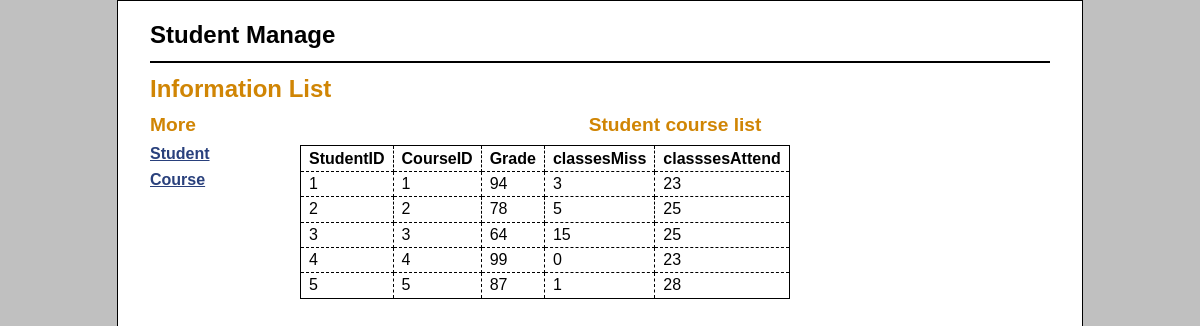
The page /studentcourse.php on the database its author committed.
### tables this page shows
CREATE TABLE `studentcourse` (
  `studentID` int,
  `courseID` int,
  `grade` Decimal,
  `classesMiss` int,
  `classesAttend` int,
  CONSTRAINT studentcourse_Students FOREIGN KEY (studentID) REFERENCES Students(studentID),
  CONSTRAINT studentcourse_Courses FOREIGN KEY (courseID) REFERENCES Courses(courseID)
);

### studentcourse.php (the view, shortened to what this page needs)
<?php
require('db.php');
try{
$qry = 'SELECT * from studentcourse ORDER by studentID;';
$statement = $db->prepare($qry);
$statement->execute();
$result = $statement->fetchAll();
}
catch(PDOException $e) {
        include('db_error.php');
    exit();
}
?>
<!DOCTYPE html>
<html>
<head>
    <link rel="stylesheet" type="text/css" href="main.css" />
</head>
<body>
<header><h1>Student  Manage</h1></header>
<main>
    <h1>Information List</h1>
    <aside>
        <h2>More</h2>
        <nav>
        <ul>
        <li><a href="index.php"> Student </a></li>
          <li> <a href="Course.php">Course </a></li>
        </ul>
        </nav>
</aside>
        <h2 class="head">Student course list </h2>
        <table>
            <tr>
                <th>StudentID</th>
                <th>CourseID</th>
                <th class="right">Grade</th>
                <th>classesMiss</th>
                <th>classsesAttend</th>
            </tr>
            <?php foreach($result as $r) : ?>
    <tr>
        <td><?php echo $r['studentID']; ?></td>
        <td><?php echo $r['courseID']; ?></td>
        <td><?php echo $r['grade']; ?></td>
        <td><?php echo $r['classesMiss']; ?></td>
        <td><?php echo $r['classesAttend']; ?></td>
</tr>
<?php endforeach; ?>
    </table>
    </main>
</body>
</html>

### main.css (style rules this page uses)
html { background-color: rgb(192, 192, 192); }
body { margin-top: 0; font-family: Arial, Helvetica, sans-serif; width: 900px; margin: 0 auto; background-color: white; border: 1px solid black; padding: .5em 2em; height: 760px; }
header { margin: 0; border-bottom: 2px solid black; }
header h1 { margin: 0; padding: .5em 0; color: black; }
main { margin: 0; }
aside { float: left; width: 150px; }
nav ul { list-style-type: none; margin-left: 0; padding-left: 0; }
nav ul li { padding-bottom: 0.5em; }
h1 { font-size: 150%; margin: 0; padding: .5em 0 .25em; }
h2 { font-size: 120%; margin: 0; padding: .25em 0 .5em; }
h1, h2 { color: rgb(208, 133, 4); }
ul { margin: 0 0 1em 0; padding: 0 0 0 2.5em; }
li { margin: 0; padding: 0; }
a { color: rgb(41, 64, 124); font-weight: bold; }
table { border: 1px solid black; border-collapse: collapse; }
td, th { border: 1px dashed black; padding: .2em .5em .2em .5em; vertical-align: top; text-align: left; }
.right { text-align: right; }
.head { text-align: center; }

### rows shown on the page
studentcourse: studentID "1", courseID "1", grade "94", classesMiss "3", classesAttend "23"
studentcourse: studentID "2", courseID "2", grade "78", classesMiss "5", classesAttend "25"
studentcourse: studentID "3", courseID "3", grade "64", classesMiss "15", classesAttend "25"
studentcourse: studentID "4", courseID "4", grade "99", classesMiss "0", classesAttend "23"
studentcourse: studentID "5", courseID "5", grade "87", classesMiss "1", classesAttend "28"
